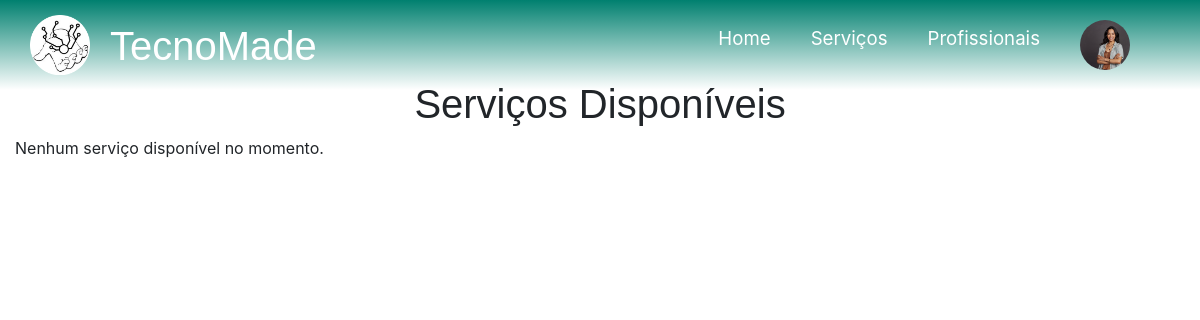
The page /services.php (signed in) on the database as committed earlier.
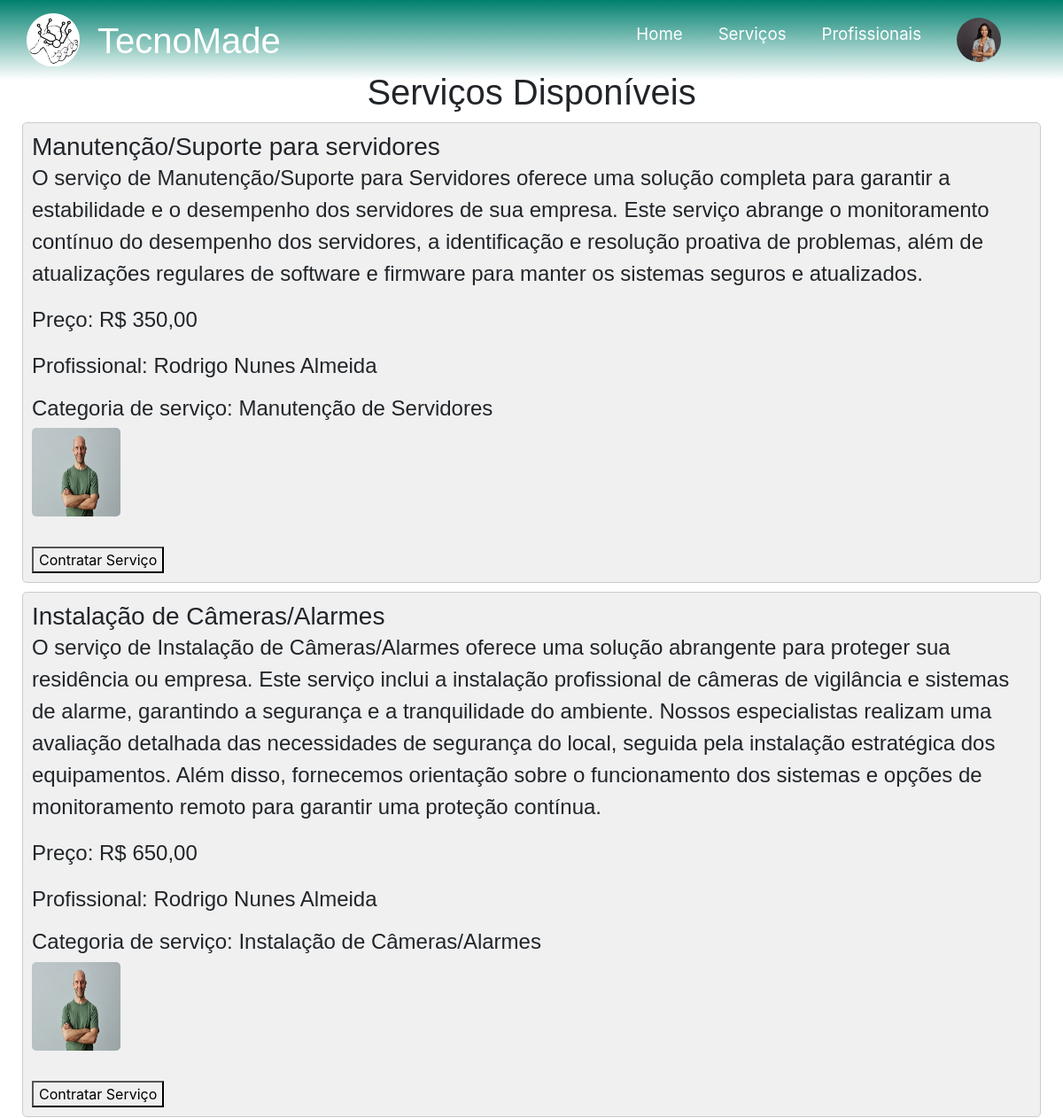
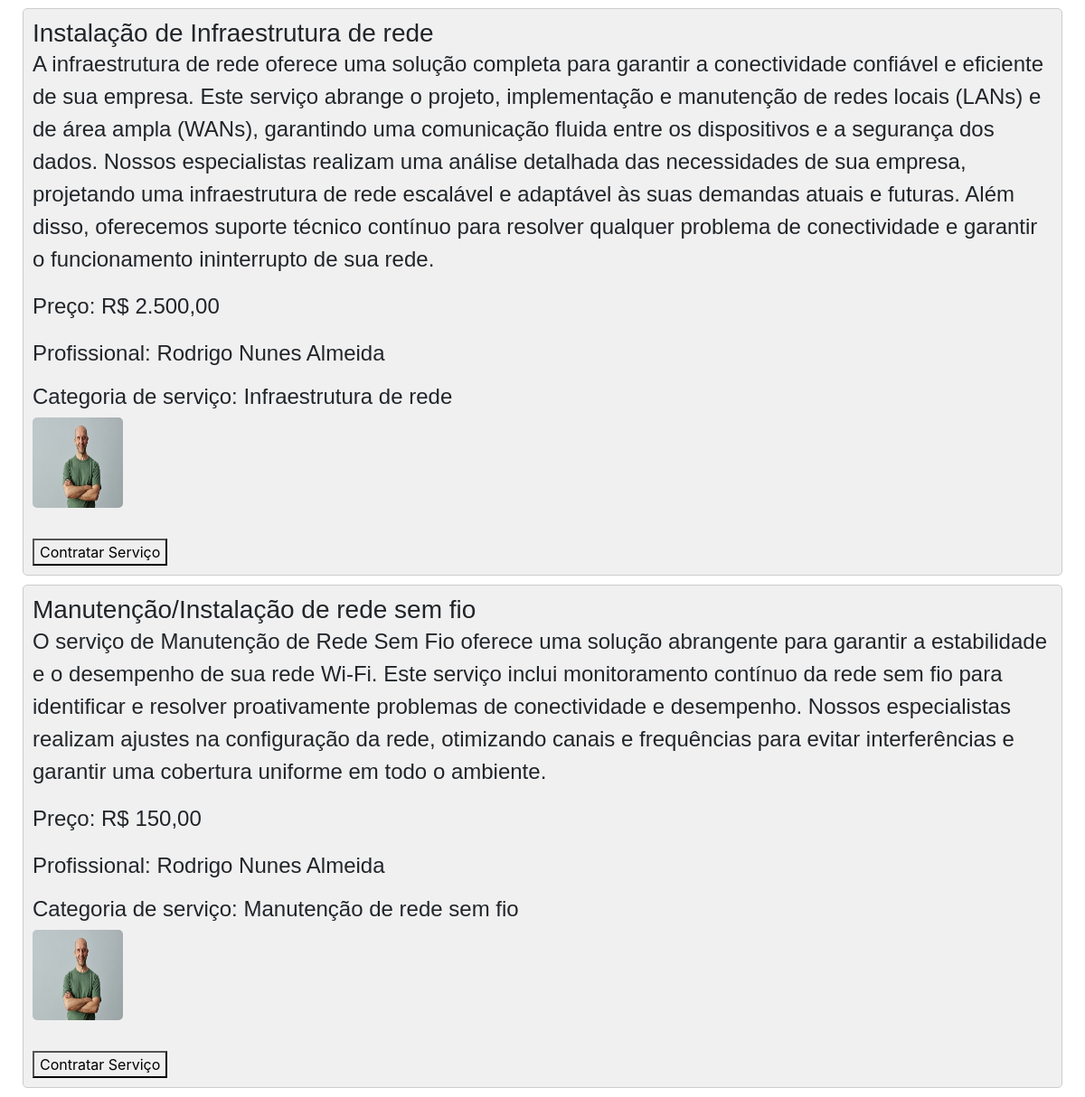
The same page on the database as committed later (2 pictures, top to bottom).
### tables this page shows
CREATE TABLE IF NOT EXISTS `users` (
  `id_Usr` int(11) NOT NULL AUTO_INCREMENT,
  `usrName` varchar(100) NOT NULL,
  `dtNasUsr` date NOT NULL,
  `email` varchar(100) NOT NULL,
  `gender` char(1) NOT NULL,
  `imgData` longblob NOT NULL,
  `imgName` varchar(255) NOT NULL,
  `celUsr` varchar(20) NOT NULL,
  `hashPass` varchar(255) NOT NULL,
  `cpf` varchar(14) NOT NULL,
  PRIMARY KEY (`id_Usr`)
);

CREATE TABLE IF NOT EXISTS `services` (
  `id_Service` int(11) NOT NULL AUTO_INCREMENT,
  `nomeService` varchar(60) NOT NULL,
  `descService` longtext NOT NULL,
  `vlrService` decimal(10,0) NOT NULL,
  `tempoEstimado` int(11) NOT NULL,
  `id_Pf` int(11) NOT NULL,
  `id_Cat` int(11) NOT NULL,
  PRIMARY KEY (`id_Service`),
  KEY `fk_services_prof` (`id_Pf`),
  KEY `fk_services_categoria` (`id_Cat`)
);

CREATE TABLE IF NOT EXISTS `prof` (
  `id_Pf` int(11) NOT NULL AUTO_INCREMENT,
  `pfName` varchar(100) NOT NULL,
  `dtNasPf` date NOT NULL,
  `email` varchar(100) NOT NULL,
  `celPf` varchar(20) NOT NULL,
  `gender` char(1) NOT NULL,
  `hashPass` varchar(255) NOT NULL,
  `cnpj` varchar(20) NOT NULL,
  `imgName` varchar(255) NOT NULL,
  `categorias` varchar(20) DEFAULT NULL,
  `descPf` text NOT NULL,
  `avaliacao_media` float DEFAULT NULL,
  PRIMARY KEY (`id_Pf`)
);

CREATE TABLE IF NOT EXISTS `categorias` (
  `id_Cat` int(11) NOT NULL AUTO_INCREMENT,
  `nome` varchar(100) DEFAULT NULL,
  PRIMARY KEY (`id_Cat`)
);

### services.php (the view, shortened to what this page needs)
<!DOCTYPE html>
<html lang="pt-br">
<head>
</head>
<body>
    <div class="services">
        <h1>Serviços Disponíveis</h1>
        <?php
        require_once 'connect.php';
        include_once 'navUsr.php';
        $sql = "SELECT services.*, prof.pfName, prof.imgName, categorias.nome AS catName
    FROM services
    INNER JOIN prof ON services.id_Pf = prof.id_Pf
    INNER JOIN categorias ON services.id_Cat = categorias.id_Cat";
        $result = $conn->query($sql);
        if ($result->num_rows > 0) {
            while ($row = $result->fetch_assoc()) {
                $valor =$row['vlrService'];
                $valor = substr($valor,0,-2);
                $valor = number_format($valor,2,',','.');
                echo "<div class='service'>";
                echo "<h3>{$row['nomeService']}</h3>";
                echo "<p>{$row['descService']}</p>";
                echo "<p>Preço: R$ {$valor}</p>";
                echo "<p>Profissional: {$row['pfName']}</p>";
                echo "<h4>Categoria de serviço: {$row['catName']}</h4>";
                if($imgData = $row['imgName']){
                    $imgPf = 'upload/' . $row['imgName'];
                }
                echo "<img src='$imgPf' alt='Imagem do Profissional' class='imgPf'><br><br>";
                echo "<form action='contratService.php' method='post'>";
                echo "<button type='submit'>Contratar Serviço</button>";
                echo "</form>";
                echo "</div>";
            }
        } else {
            echo "Nenhum serviço disponível no momento.";
        }
        ?>
    </div>
</body>
</html>

### navUsr.php (shortened to what this page needs)
<?php
include("connect.php");
?>
<head>
  <link rel="stylesheet" href="./css/style_home.css">
  <link rel="stylesheet" href="https://stackpath.bootstrapcdn.com/bootstrap/4.3.1/css/bootstrap.min.css">
</head>
<div class="header cleafix">
  <div class="container_nav">
    <a class="backhome" href="homeUsr.php">
      <img src="./imgs/img_logo_white_and_black.png" class="logo" />
      <h1 class="title_nav">TecnoMade</h1>
    </a>
    <ul class="nav">
      <li><a href="homeUsr.php" class="nav-links">Home</a></li>
      <li><a href="services.php" class="nav-links">Serviços</a></li>
      <li><a href="prof.php" class="nav-links">Profissionais</a></li>
      <li class="nav-item dropdown">
        <a class="nav-link dropdown-toggle" role="button" data-bs-toggle="dropdown" aria-expanded="false">
        <?php
           $sql = "SELECT * FROM users WHERE id_Usr = $_SESSION[id_Usr]";
           $result = $conn->query($sql);
           if ($result->num_rows > 0) {
               $row = $result->fetch_assoc();
               if(!empty($row['imgName'])){
                $imgUsr = 'upload/' . $row['imgName'];
                echo"<img src='$imgUsr' class='imgNav' alt='Imagem do Profissional'>";
               }
           }
          ?>
      </a>
      </li>
    </ul>
  </div>
</div>

### css/style_home.css (style rules this page uses)
p { font-size: 18pt !important; font-family: "League Spartan", sans-serif; }
h1,h2,h3,h4 { font-family: "Josefin Sans", sans-serif; font-size: 36pt; }
img { user-select: auto; -webkit-user-select:none; -moz-user-select:none; -ms-user-select:none; }
body { background-color: #000000; padding: 0; margin: 0; box-sizing: border-box; }
.header { height: 80px; width: 100%; padding: 0px 20px; box-sizing: border-box; position: absolute; display: flex; flex-wrap: wrap; background-color: white; background: linear-gradient(0deg, transparent, rgb(0, 128, 111)); height: 90px; width: 100%; top: 0; left: 0; align-items: center; z-index: 9; transition: background-color 0.3s ease; }
.logo { display: block; width: 80px; height: 80px; float: left; padding: 10px; }
.title_nav { font-family: Arial, Helvetica, sans-serif; box-sizing: border-box; color: rgb(255, 255, 255); cursor: pointer; font-weight: 100; position: absolute; left:100px; top: 12px; padding: 10px; }
.nav { float: right; list-style: none; position: absolute; right: 30px; }
.nav li { float: left; }
.nav a { display: block; text-decoration: none; padding: 20px; font-size: 14pt; }
.nav-links,.nav-link { color: #ffffff; text-decoration: none; }
.nav-links::after, .nav-link::after { display: block; margin: 0 auto; margin-top: 5px; width: 0; height: 2px; background-color: rgb(255, 255, 255); content: ""; opacity: 0; -webkit-transition: width 0.6s, opacity 0.8s; -moz-transition: width 0.6s, opacity 0.8s; transition: width 0.6s, opacity 0.8s; }
h3, h2 { text-shadow: none !important; }

### services.php (style rules this page uses)
.services { margin: 80px 15px 0 15px; }
.services h1 { text-align: center; }
.service { background-color: #f0f0f0; border: 1px solid #ccc; border-radius: 5px; padding: 10px; margin: 10px; }
.service img { width: 100px; height: 100px; border-radius: 5px; margin-bottom: 10px; }
.service h3 { margin: 0; }

### navUsr.php (style rules this page uses)
.imgNav { width:50px; height: 50px; border-radius: 50%; object-fit: cover; padding: 0; margin-top: -5px; }

Rows that differ between the two databases and show on the page:
added services: nomeService "Manutenção/Suporte para servidores", descService "O serviço de Manutenção/Suporte para Servidores oferece uma solução completa para garantir a estabilidade e o desempenho dos servidores de sua empresa. Este serviço abrange o monitoramento contínuo do desempenho dos servidores, a identificação e resolução proativa de problemas, além de atualizações regulares de software e firmware para manter os sistemas seguros e atualizados.", vlrService "350,00", id_Pf.pfName "Rodrigo Nunes Almeida", id_Cat.nome "Manutenção de Servidores", id_Pf.imgName (picture)
added services: nomeService "Instalação de Câmeras/Alarmes", descService "O serviço de Instalação de Câmeras/Alarmes oferece uma solução abrangente para proteger sua residência ou empresa. Este serviço inclui a instalação profissional de câmeras de vigilância e sistemas de alarme, garantindo a segurança e a tranquilidade do ambiente. Nossos especialistas realizam uma avaliação detalhada das necessidades de segurança do local, seguida pela instalação estratégica dos equipamentos. Além disso, fornecemos orientação sobre o funcionamento dos sistemas e opções de monitoramento remoto para garantir uma proteção contínua.", vlrService "650,00", id_Pf.pfName "Rodrigo Nunes Almeida", id_Cat.nome "Instalação de Câmeras/Alarmes", id_Pf.imgName (picture)
added services: nomeService "Instalação de Infraestrutura de rede", descService "A infraestrutura de rede oferece uma solução completa para garantir a conectividade confiável e eficiente de sua empresa. Este serviço abrange o projeto, implementação e manutenção de redes locais (LANs) e de área ampla (WANs), garantindo uma comunicação fluida entre os dispositivos e a segurança dos dados. Nossos especialistas realizam uma análise detalhada das necessidades de sua empresa, projetando uma infraestrutura de rede escalável e adaptável às suas demandas atuais e futuras. Além disso, oferecemos suporte técnico contínuo para resolver qualquer problema de conectividade e garantir o funcionamento ininterrupto de sua rede.", vlrService "2.500,00", id_Pf.pfName "Rodrigo Nunes Almeida", id_Cat.nome "Infraestrutura de rede", id_Pf.imgName (picture)
added services: nomeService "Manutenção/Instalação de rede sem fio", descService "O serviço de Manutenção de Rede Sem Fio oferece uma solução abrangente para garantir a estabilidade e o desempenho de sua rede Wi-Fi. Este serviço inclui monitoramento contínuo da rede sem fio para identificar e resolver proativamente problemas de conectividade e desempenho. Nossos especialistas realizam ajustes na configuração da rede, otimizando canais e frequências para evitar interferências e garantir uma cobertura uniforme em todo o ambiente.", vlrService "150,00", id_Pf.pfName "Rodrigo Nunes Almeida", id_Cat.nome "Manutenção de rede sem fio", id_Pf.imgName (picture)
Other text that changed with them:
text no longer shown: "Nenhum serviço disponível no momento."
